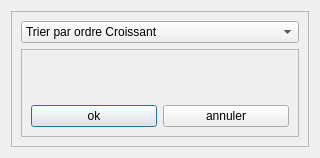
<?xml version="1.0" encoding="UTF-8"?>
<ui version="4.0">
 <class>orderDialog</class>
 <widget class="QDialog" name="orderDialog">
  <property name="geometry">
   <rect>
    <x>0</x>
    <y>0</y>
    <width>320</width>
    <height>158</height>
   </rect>
  </property>
  <property name="windowTitle">
   <string>Dialog</string>
  </property>
  <layout class="QHBoxLayout" name="horizontalLayout_2">
   <item>
    <widget class="QFrame" name="globalFrame">
     <property name="frameShape">
      <enum>QFrame::StyledPanel</enum>
     </property>
     <property name="frameShadow">
      <enum>QFrame::Raised</enum>
     </property>
     <layout class="QVBoxLayout" name="verticalLayout">
      <item>
       <widget class="QComboBox" name="comboBox">
        <item>
         <property name="text">
          <string>Trier par ordre Croissant</string>
         </property>
        </item>
        <item>
         <property name="text">
          <string>Trier par ordre Décroissant</string>
         </property>
        </item>
        <item>
         <property name="text">
          <string/>
         </property>
        </item>
       </widget>
      </item>
      <item>
       <widget class="QFrame" name="DecisionFrame">
        <property name="frameShape">
         <enum>QFrame::StyledPanel</enum>
        </property>
        <property name="frameShadow">
         <enum>QFrame::Raised</enum>
        </property>
        <layout class="QHBoxLayout" name="horizontalLayout">
         <item alignment="Qt::AlignBottom">
          <widget class="QPushButton" name="okButton">
           <property name="text">
            <string>ok</string>
           </property>
          </widget>
         </item>
         <item alignment="Qt::AlignBottom">
          <widget class="QPushButton" name="cancelButton">
           <property name="text">
            <string>annuler</string>
           </property>
          </widget>
         </item>
        </layout>
       </widget>
      </item>
     </layout>
    </widget>
   </item>
  </layout>
 </widget>
 <resources/>
 <connections/>
</ui>
